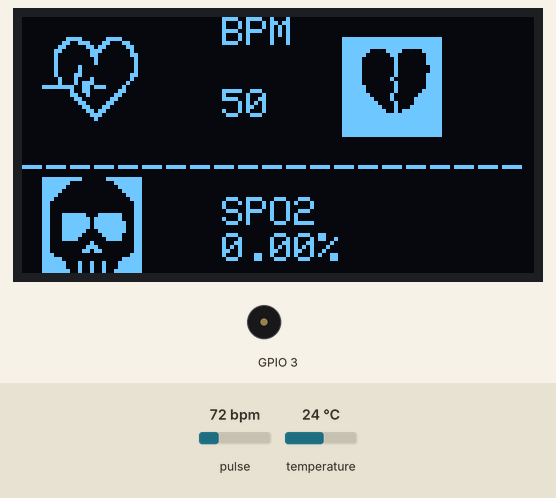
A sketch run on a simulated ESP32. On the bench: 128×64 one-colour display, buzzer (waves = sounding). Inputs (shaded band) come from the test bench; at power-on: pulse 72 bpm, temperature 24 °C. The display library's start-up logo is not drawn; what the sketch prints to the serial monitor is not drawn.

Above: at 6.2 s.
At 7.2 s:
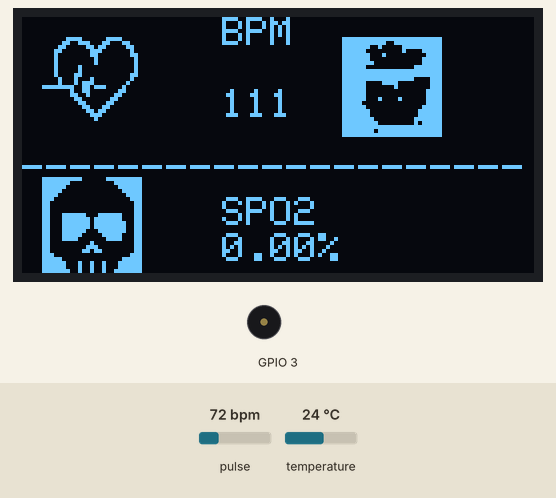
7.3 s: pulse set to 42 bpm
At 9.5 s:
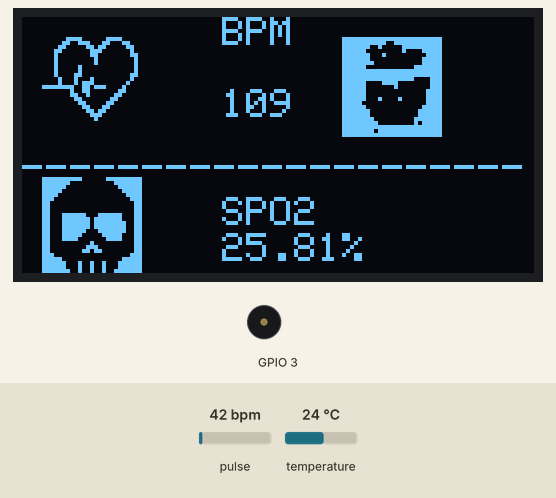
13.7 s: pulse set to 100 bpm
At 14.8 s:
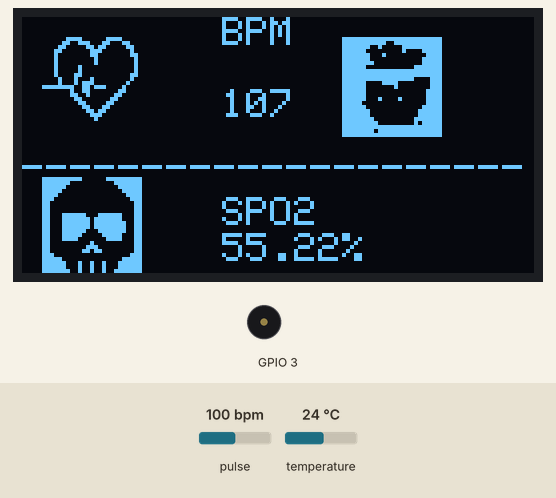
15.7 s: pulse set to 70 bpm
At 17.1 s:
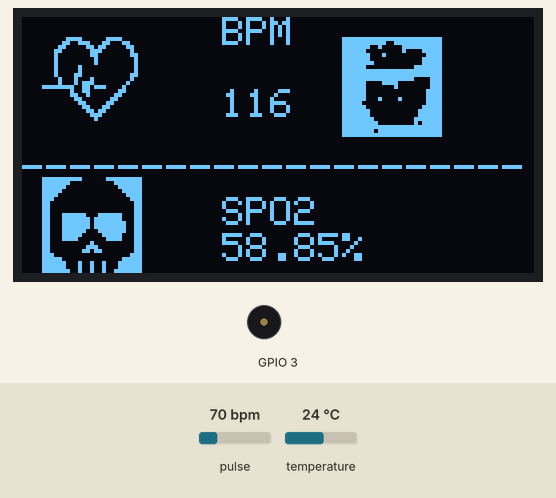
Timing chart, 0 to 18.7 s (numbered marks = the images above; inputs shaded):
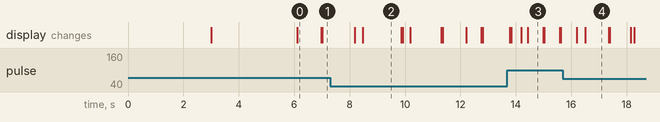

The sketch:

esp32_pulse_oximeter.ino
```cpp
#include <Adafruit_GFX.h>
#include <Adafruit_SSD1306.h>
#include <Wire.h>
#include "MAX30105.h"
#include "heartRate.h"
MAX30105 particleSensor;
#include "spo2.hpp"

const byte RATE_SIZE = 10;
byte rates[RATE_SIZE]={60,60,60,60,60,60,60,60,60,60};
byte rateSpot = 0;
long lastBeat = 0;
float beatsPerMinute;
int beatAvg;
float oxige=0;
int bpmaux=0;
int cr=50;

#define SCREEN_WIDTH 128
#define SCREEN_HEIGHT 64
#define OLED_RESET -1


Adafruit_SSD1306 display(SCREEN_WIDTH, SCREEN_HEIGHT, &Wire, OLED_RESET);

//Figuras

static const unsigned char PROGMEM logo2_bmp[] =
{ 0x03, 0xC0, 0xF0, 0x06, 0x71, 0x8C, 0x0C, 0x1B, 0x06, 0x18, 0x0E, 0x02, 0x10, 0x0C, 0x03, 0x10, //Logo2 and Logo3 are two bmp pictures that display on the OLED if called
0x04, 0x01, 0x10, 0x04, 0x01, 0x10, 0x40, 0x01, 0x10, 0x40, 0x01, 0x10, 0xC0, 0x03, 0x08, 0x88,
0x02, 0x08, 0xB8, 0x04, 0xFF, 0x37, 0x08, 0x01, 0x30, 0x18, 0x01, 0x90, 0x30, 0x00, 0xC0, 0x60,
0x00, 0x60, 0xC0, 0x00, 0x31, 0x80, 0x00, 0x1B, 0x00, 0x00, 0x0E, 0x00, 0x00, 0x04, 0x00, };

static const unsigned char PROGMEM logo3_bmp[] =
{ 0x01, 0xF0, 0x0F, 0x80, 0x06, 0x1C, 0x38, 0x60, 0x18, 0x06, 0x60, 0x18, 0x10, 0x01, 0x80, 0x08,
0x20, 0x01, 0x80, 0x04, 0x40, 0x00, 0x00, 0x02, 0x40, 0x00, 0x00, 0x02, 0xC0, 0x00, 0x08, 0x03,
0x80, 0x00, 0x08, 0x01, 0x80, 0x00, 0x18, 0x01, 0x80, 0x00, 0x1C, 0x01, 0x80, 0x00, 0x14, 0x00,
0x80, 0x00, 0x14, 0x00, 0x80, 0x00, 0x14, 0x00, 0x40, 0x10, 0x12, 0x00, 0x40, 0x10, 0x12, 0x00,
0x7E, 0x1F, 0x23, 0xFE, 0x03, 0x31, 0xA0, 0x04, 0x01, 0xA0, 0xA0, 0x0C, 0x00, 0xA0, 0xA0, 0x08,
0x00, 0x60, 0xE0, 0x10, 0x00, 0x20, 0x60, 0x20, 0x06, 0x00, 0x40, 0x60, 0x03, 0x00, 0x40, 0xC0,
0x01, 0x80, 0x01, 0x80, 0x00, 0xC0, 0x03, 0x00, 0x00, 0x60, 0x06, 0x00, 0x00, 0x30, 0x0C, 0x00,
0x00, 0x08, 0x10, 0x00, 0x00, 0x06, 0x60, 0x00, 0x00, 0x03, 0xC0, 0x00, 0x00, 0x01, 0x80, 0x00 };

static const unsigned char PROGMEM oxicool []= {
  // 'cool, 20x20px
  0xff, 0xff, 0xf0, 0xff, 0xff, 0xf0, 0xff, 0xff, 0xf0, 0xff, 0xff, 0xf0, 0xff, 0xff, 0x30, 0xff,
  0xfc, 0x10, 0xff, 0xf8, 0x00, 0xff, 0xf0, 0x10, 0xff, 0xc0, 0x70, 0xcf, 0x80, 0xf0, 0x83, 0x03,
  0xf0, 0x00, 0x07, 0xf0, 0xc0, 0x0f, 0xf0, 0xe0, 0x3f, 0xf0, 0xf0, 0x7f, 0xf0, 0xfc, 0xff, 0xf0,
  0xff, 0xff, 0xf0, 0xff, 0xff, 0xf0, 0xff, 0xff, 0xf0, 0xff, 0xff, 0xf0
};

static const unsigned char PROGMEM oximaso [] = {
  // 'malito, 25x25px
  0xff, 0xff, 0xff, 0x80, 0xff, 0x00, 0x7f, 0x80, 0xfc, 0x00, 0x1f, 0x80, 0xf8, 0x00, 0x0f, 0x80,
  0xf0, 0x00, 0x07, 0x80, 0xe0, 0x00, 0x03, 0x80, 0xc0, 0x00, 0x01, 0x80, 0xc6, 0x41, 0x31, 0x80,
  0x83, 0xc1, 0xe0, 0x80, 0x83, 0x80, 0xe0, 0x80, 0x83, 0xc1, 0xe0, 0x80, 0x82, 0x41, 0x30, 0x80,
  0x80, 0x00, 0x00, 0x80, 0x80, 0x00, 0x00, 0x80, 0x80, 0x1c, 0x00, 0x80, 0x80, 0x3e, 0x00, 0x80,
  0x80, 0x3f, 0x00, 0x80, 0xc0, 0x7f, 0x01, 0x80, 0xc0, 0x3e, 0x01, 0x80, 0xe0, 0x1c, 0x03, 0x80,
  0xf0, 0x00, 0x07, 0x80, 0xf8, 0x00, 0x0f, 0x80, 0xfc, 0x00, 0x1f, 0x80, 0xff, 0x00, 0x7f, 0x80,
  0xff, 0xff, 0xff, 0x80
};

static const unsigned char PROGMEM oximal [] = {
  0xff, 0xff, 0xff, 0x80, 0xff, 0xff, 0xff, 0x80, 0xff, 0xff, 0xff, 0x80, 0xff, 0xe3, 0xff, 0x80,
  0xff, 0xe3, 0xff, 0x80, 0xff, 0xc1, 0xff, 0x80, 0xff, 0xc9, 0xff, 0x80, 0xff, 0x9c, 0xff, 0x80,
  0xff, 0x1c, 0xff, 0x80, 0xff, 0x36, 0x7f, 0x80, 0xfe, 0x22, 0x3f, 0x80, 0xfe, 0x63, 0x3f, 0x80,
  0xfc, 0x63, 0x1f, 0x80, 0xfc, 0xe3, 0x9f, 0x80, 0xf9, 0xe3, 0xcf, 0x80, 0xf1, 0xe7, 0xc7, 0x80,
  0xf3, 0xf7, 0xe7, 0x80, 0xe3, 0xf7, 0xe3, 0x80, 0xe7, 0xf7, 0xf3, 0x80, 0xcf, 0xf7, 0xf1, 0x80,
  0x80, 0x00, 0x01, 0x80, 0x80, 0x00, 0x00, 0x80, 0xff, 0xff, 0xff, 0x80, 0xff, 0xff, 0xff, 0x80,
  0xff, 0xff, 0xff, 0x80
};

static const unsigned char PROGMEM oximuerto [] = {
    0xff, 0xc0, 0xff, 0x80, 0xfe, 0x00, 0x3f, 0x80, 0xfc, 0x00, 0x1f, 0x80, 0xf8, 0x00, 0x0f, 0x80,
  0xf0, 0x00, 0x07, 0x80, 0xe0, 0x00, 0x03, 0x80, 0xc0, 0x00, 0x01, 0x80, 0xc0, 0x00, 0x01, 0x80,
  0xc0, 0x00, 0x01, 0x80, 0xc7, 0xe3, 0xf1, 0x80, 0xc7, 0xf7, 0xf1, 0x80, 0xc7, 0xf7, 0xf9, 0x80,
  0xc7, 0xf7, 0xf9, 0x80, 0xc7, 0xe3, 0xf9, 0x80, 0xc7, 0xc1, 0xf1, 0x80, 0xc7, 0x80, 0xf1, 0x80,
  0xc0, 0x08, 0x01, 0x80, 0xc0, 0x1c, 0x01, 0x80, 0xc0, 0x36, 0x01, 0x80, 0xe0, 0x00, 0x03, 0x80,
  0xf8, 0x00, 0x0f, 0x80, 0xfc, 0x49, 0x1f, 0x80, 0xfc, 0x49, 0x1f, 0x80, 0xfe, 0x49, 0x3f, 0x80,
  0xff, 0xc9, 0xff, 0x80
};

static const unsigned char PROGMEM oxihiper [] = {
 0xff, 0xff, 0xff, 0x80, 0xff, 0xfe, 0x7f, 0x80, 0xff, 0xf0, 0x0f, 0x80, 0xf8, 0xcc, 0x03, 0x80,
 0xe0, 0x98, 0x01, 0x80, 0xc1, 0xb0, 0x01, 0x80, 0x91, 0x20, 0x00, 0x80, 0xa1, 0x60, 0x00, 0x80,
  0xa3, 0x00, 0x00, 0x80, 0x62, 0x00, 0x00, 0x00, 0x62, 0x00, 0x00, 0x00, 0x82, 0x00, 0x00, 0x00,
  0x82, 0x00, 0x00, 0x80, 0x83, 0x00, 0x00, 0x80, 0xc1, 0x00, 0x01, 0x80, 0xc1, 0x00, 0x01, 0x80,
  0xe0, 0x80, 0x03, 0x80, 0xf0, 0x80, 0x07, 0x80, 0xf8, 0x40, 0x0f, 0x80, 0xfe, 0x60, 0x1f, 0x80,
  0xff, 0xf0, 0x7f, 0x80, 0xff, 0xf3, 0xff, 0x80, 0xff, 0xf3, 0xff, 0x80, 0xff, 0xff, 0xff, 0x80,
  0xff, 0xff, 0xff, 0x80
};

static const unsigned char PROGMEM corazonroto [] = {
 0xff, 0xff, 0xff, 0x80, 0xff, 0xff, 0xff, 0x80, 0xff, 0xff, 0xff, 0x80, 0xfe, 0x1e, 0x0f, 0x80,
 0xfc, 0x0c, 0x07, 0x80, 0xf8, 0x04, 0x07, 0x80, 0xf8, 0x04, 0x07, 0x80, 0xf8, 0x04, 0x03, 0x80,
  0xf8, 0x04, 0x03, 0x80, 0xf8, 0x04, 0x07, 0x80, 0xf8, 0x08, 0x07, 0x80, 0xf8, 0x04, 0x07, 0x80,
  0xfc, 0x04, 0x07, 0x80, 0xfc, 0x04, 0x0f, 0x80, 0xfe, 0x08, 0x1f, 0x80, 0xff, 0x08, 0x3f, 0x80,
  0xff, 0x84, 0x3f, 0x80, 0xff, 0xc4, 0x7f, 0x80, 0xff, 0xe5, 0xff, 0x80, 0xff, 0xff, 0xff, 0x80,
  0xff, 0xff, 0xff, 0x80, 0xff, 0xff, 0xff, 0x80, 0xff, 0xff, 0xff, 0x80, 0xff, 0xff, 0xff, 0x80,
  0xff, 0xff, 0xff, 0x80
};

static const unsigned char PROGMEM corazonbien [] = {
 0xff, 0xff, 0xff, 0x80, 0xff, 0xff, 0xff, 0x80, 0xff, 0xff, 0xff, 0x80, 0xfc, 0x7e, 0x3f, 0x80,
 0xf8, 0x1c, 0x0f, 0x80, 0xf0, 0x08, 0x07, 0x80, 0xf0, 0x00, 0x07, 0x80, 0xe0, 0x00, 0x07, 0x80,
  0xe0, 0x00, 0x07, 0x80, 0xe0, 0x00, 0x07, 0x80, 0xf0, 0x00, 0x07, 0x80, 0xf0, 0x00, 0x07, 0x80,
  0xf0, 0x00, 0x0f, 0x80, 0xf8, 0x00, 0x0f, 0x80, 0xfc, 0x00, 0x1f, 0x80, 0xfc, 0x00, 0x3f, 0x80,
  0xfe, 0x00, 0x7f, 0x80, 0xff, 0x00, 0xff, 0x80, 0xff, 0x81, 0xff, 0x80, 0xff, 0xc3, 0xff, 0x80,
  0xff, 0xf7, 0xff, 0x80, 0xff, 0xff, 0xff, 0x80, 0xff, 0xff, 0xff, 0x80, 0xff, 0xff, 0xff, 0x80,
  0xff, 0xff, 0xff, 0x80
};

static const unsigned char PROGMEM corazonhiper [] = {
 0xff, 0xff, 0xff, 0x80, 0xff, 0xe7, 0xff, 0x80, 0xfe, 0x41, 0xff, 0x80, 0xfc, 0x01, 0x0f, 0x80,
 0xfe, 0x20, 0x07, 0x80, 0xfe, 0x00, 0x0f, 0x80, 0xff, 0x00, 0x0f, 0x80, 0xfc, 0x00, 0x3f, 0x80,
  0xff, 0xff, 0xff, 0x80, 0xff, 0xff, 0xff, 0x80, 0xff, 0xff, 0xc3, 0x80, 0xfc, 0x3c, 0x03, 0x80,
  0xfc, 0x04, 0x03, 0x80, 0xfc, 0x00, 0x07, 0x80, 0xfc, 0x00, 0x07, 0x80, 0xfc, 0x42, 0x07, 0x80,
  0xf8, 0x00, 0x07, 0x80, 0xfc, 0x00, 0x0f, 0x80, 0xfe, 0x00, 0x1f, 0x80, 0xfe, 0x00, 0x1f, 0x80,
  0xff, 0x00, 0x3f, 0x80, 0xff, 0x80, 0x2f, 0x80, 0xff, 0xff, 0xff, 0x80, 0xff, 0x7f, 0xff, 0x80,
  0xff, 0xff, 0xff, 0x80
};


static const unsigned char PROGMEM arritmia [] = {
 0xfe, 0xff, 0xdf, 0x80, 0xe8, 0xff, 0x8b, 0x80, 0xf0, 0xff, 0x87, 0x80, 0xf0, 0x3f, 0x87, 0x80,
 0xf0, 0xff, 0xc7, 0x80, 0xf1, 0xff, 0xe3, 0x80, 0xf3, 0xff, 0xe3, 0x80, 0xe3, 0x01, 0xf1, 0x80,
  0xc6, 0x01, 0xf1, 0x80, 0xc6, 0x01, 0xf8, 0x80, 0x8c, 0x01, 0xf8, 0x80, 0x0c, 0x01, 0xf8, 0x00,
  0x08, 0x01, 0xf8, 0x00, 0x18, 0x01, 0xf8, 0x00, 0x08, 0x01, 0xf0, 0x00, 0x00, 0x01, 0xe0, 0x00,
  0x00, 0x00, 0x00, 0x80, 0x80, 0x00, 0x00, 0x80, 0x80, 0x00, 0x01, 0x80, 0xc0, 0x00, 0x03, 0x80,
  0xe0, 0x00, 0x03, 0x80, 0xe0, 0x00, 0x07, 0x80, 0xf0, 0x00, 0x1f, 0x80, 0xf0, 0x00, 0x1f, 0x80,
  0xf0, 0x00, 0x1f, 0x80
};


void setup() {


   Serial.begin(115200);
  Serial.setDebugOutput(true);
  Serial.println();

  Serial.println("Running...");
  delay(3000);
  byte ledBrightness = 0x7F; //Options: 0=Off to 255=50mA
  byte sampleAverage = 4; //Options: 1, 2, 4, 8, 16, 32
  byte ledMode       = 2; //Options: 1 = Red only, 2 = Red + IR, 3 = Red + IR + Green
  //Options: 1 = IR only, 2 = Red + IR on MH-ET LIVE MAX30102 board
  int sampleRate     = 200; //Options: 50, 100, 200, 400, 800, 1000, 1600, 3200
  int pulseWidth     = 411; //Options: 69, 118, 215, 411
  int adcRange       = 16384; //Options: 2048, 4096, 8192, 16384
  display.begin(SSD1306_SWITCHCAPVCC, 0x3C);
  display.display();
  delay(3000);

  //Configurando e inicializando sensor
   while (!particleSensor.begin(Wire, I2C_SPEED_FAST)) //Use default I2C port, 400kHz speed
  {
    Serial.println("MAX30102 was not found. Please check wiring/power/solder jumper at MH-ET LIVE MAX30102 board. ");
    //while (1);
  }

  // Set up the wanted parameters
  particleSensor.setup(ledBrightness, sampleAverage, ledMode, sampleRate, pulseWidth, adcRange); //Configure sensor with these settings

  particleSensor.enableDIETEMPRDY();
}


void loop() {
  //Envio del valor de BPM a puerto serial
Serial.println(particleSensor.getIR());
/*if(abs(beatAvg-bpmaux)>20){
  display.drawBitmap(100, 5, arritmia, 25, 25, WHITE);
}
else{
display.fillRect(100, 5, 25, 25, WHITE);

}*/
long irValue = particleSensor.getIR(); //Reading the IR value it will permit us to know if there's a finger on the sensor or not
//Also detecting a heartbeat
if(irValue > 7000){ //If a finger is detected
display.clearDisplay(); //Clear the display
display.drawBitmap(5, 5, logo2_bmp, 24, 21, WHITE); //Draw the first bmp picture (little heart)
//Inician condicionales de nivel de spo2
if (oxige>100){
  display.drawBitmap(5, 40, oxihiper, 25, 25, WHITE);
}
else if (oxige>95 && oxige<100){
display.drawBitmap(5, 40, oxicool, 20, 20, WHITE);
}
else if (oxige<95 && oxige>90) {
  display.drawBitmap(5, 40, oximaso, 25, 25, WHITE);
}
else if (oxige<90 && oxige>75) {
  display.drawBitmap(5, 40, oximal, 25, 25, WHITE);
}
else{
  display.drawBitmap(5, 40, oximuerto, 25, 25, WHITE);
}
//Inician condicionales de sistema de alerta de oxigenacion
if (beatAvg+cr<60){
  display.drawBitmap(80, 5, corazonroto, 25, 25, WHITE);
}
else if(beatAvg+cr>60 && beatAvg+cr<100){
  display.drawBitmap(80, 5, corazonbien, 25, 25, WHITE);
}
else if (beatAvg+cr>100){
  display.drawBitmap(80, 5, corazonhiper, 25, 25, WHITE);
}


display.setTextSize(1.5); //Near it display the average BPM you can display the BPM if you want
display.setTextColor(WHITE);
display.setCursor(50,0);
display.println("BPM");
display.setCursor(50,18);
display.println(beatAvg+cr);
display.println();
display.println("---------------------");
//Parte oxigenacion
display.setCursor(50,45);
display.println("SPO2");
display.setCursor(50,54);
display.print(oxige);
display.println("%");
display.display();

if (checkForBeat(irValue) == true) //If a heart beat is detected
{
display.clearDisplay(); //Clear the display
display.drawBitmap(0, 0, logo3_bmp, 32, 32, WHITE); //Draw the second picture (bigger heart)

//Inician condicionales de nivel de spo2
if (oxige>100){
  display.drawBitmap(5, 40, oxihiper, 25, 25, WHITE);
}
else if (oxige>95 && oxige<100){
display.drawBitmap(5, 40, oxicool, 20, 20, WHITE);
}
else if (oxige<95 && oxige>90) {
  display.drawBitmap(5, 40, oximaso, 25, 25, WHITE);
}
else if (oxige<90 && oxige>75) {
  display.drawBitmap(5, 40, oximal, 25, 25, WHITE);
}
else{
  display.drawBitmap(5, 40, oximuerto, 25, 25, WHITE);
}
//Inician condicionales de sistema de alerta de oxigenacion
if (beatAvg+cr<60){
  display.drawBitmap(80, 5, corazonroto, 25, 25, WHITE);
}
else if(beatAvg+cr>60 && beatAvg+cr<100){
  display.drawBitmap(80, 5, corazonbien, 25, 25, WHITE);
}
else if (beatAvg+cr>100){
  display.drawBitmap(80, 5, corazonhiper, 25, 25, WHITE);
}
display.setTextSize(1.5); //And still displays the average BPM
display.setTextColor(WHITE);
display.setCursor(50,0);
display.println("BPM");
display.setCursor(50,18);
display.println(beatAvg+cr);
display.println();
display.println("---------------------");
//Envio del valor de BPM a puerto serial
Serial.println(particleSensor.getIR());
//Parte de oxigenacion
display.setCursor(50,45);
display.println("SPO2");
display.setCursor(50,54);
display.print(oxige);
display.println("%");
display.display();
tone(3,1000); //And tone the buzzer for a 100ms you can reduce it it will be better
//delay(100);
noTone(3); //Deactivate the buzzer to have the effect of a "bip"
//We sensed a beat!
long delta = millis() - lastBeat; //Measure duration between two beats
lastBeat = millis();

beatsPerMinute = 60 / (delta / 1000.0); //Calculating the BPM

if (beatsPerMinute < 255 && beatsPerMinute > 20) //To calculate the average we strore some values (4) then do some math to calculate the average
{
rates[rateSpot++] = (byte)beatsPerMinute; //Store this reading in the array
rateSpot %= RATE_SIZE; //Wrap variable

//Take average of readings
beatAvg = 0;
for (byte x = 0 ; x < RATE_SIZE ; x++)
beatAvg += rates[x];
beatAvg /= RATE_SIZE;
}
}

}
if (irValue < 7000){ //If no finger is detected it inform the user and put the average BPM to 0 or it will be stored for the next measure
beatAvg=0;
display.clearDisplay();
display.setTextSize(2);
display.setTextColor(WHITE);
display.setCursor(20,5);
display.println("Por favor  ");
display.setCursor(20,25);
display.println("colocar");
display.setCursor(20,45);
display.println("dedo :))");
display.display();
noTone(3);
}
oxige=oxi();
bpmaux=beatAvg;
}
```

spo2.hpp
```cpp
// (licence header left out)
double avered2    = 0;
double aveir2     = 0;
double sumirrms  = 0;
double sumredrms = 0;
int    i2         = 0;
int    Num2       = 100;  // calculate SpO2 by this sampling interval
int    Temperature;
int    temp;
float  ESpO2;            // initial value of estimated SpO2
double FSpO2     = 0.7;  // filter factor for estimated SpO2
double frate2     = 0.95; // low pass filter for IR/red LED value to eliminate AC component
#define TIMETOBOOT2 1  // wait for this time(msec) to output SpO2
#define SCALE      88.0  // adjust to display heart beat and SpO2 in the same scale
#define SAMPLING2   100 //25 //5     // if you want to see heart beat more precisely, set SAMPLING to 1
#define FINGER_ON2  30000 // if red signal is lower than this, it indicates your finger is not on the sensor
#define USEFIFO2

float oxi ()
{

  uint32_t ir, red, green;
  double fred, fir;
  double SpO2 = 0; //raw SpO2 before low pass filtered

#ifdef USEFIFO2
  particleSensor.check(); //Check the sensor, read up to 3 samples

  while (particleSensor.available()) {//do we have new data
#ifdef MAX30105
   red = particleSensor.getFIFORed(); //Sparkfun's MAX30105
   ir  = particleSensor.getFIFOIR();  //Sparkfun's MAX30105
#else
   red = particleSensor.getFIFOIR();  //why getFOFOIR output Red data by MAX30102 on MH-ET LIVE breakout board
   ir  = particleSensor.getFIFORed(); //why getFIFORed output IR data by MAX30102 on MH-ET LIVE breakout board
#endif

    i2++;
    fred = (double)red;
    fir  = (double)ir;
    avered2 = avered2 * frate2 + (double)red * (1.0 - frate2); //average red level by low pass filter
    aveir2 = aveir2 * frate2 + (double)ir * (1.0 - frate2); //average IR level by low pass filter
    sumredrms += (fred - avered2) * (fred - avered2); //square sum of alternate component of red level
    sumirrms += (fir - aveir2) * (fir - aveir2);//square sum of alternate component of IR level
    if ((i2 % SAMPLING2) == 0) {//slow down graph plotting speed for arduino Serial plotter by thin out
      if ( millis() > TIMETOBOOT2) {
        float ir_forGraph = (2.0 * fir - aveir2) / aveir2 * SCALE;
        float red_forGraph = (2.0 * fred - avered2) / avered2 * SCALE;
        //truncation for Serial plotter's autoscaling
        if ( ir_forGraph > 100.0) ir_forGraph = 100.0;
        if ( ir_forGraph < 80.0) ir_forGraph = 80.0;
        if ( red_forGraph > 100.0 ) red_forGraph = 100.0;
        if ( red_forGraph < 80.0 ) red_forGraph = 80.0;
        // Print out red and IR sensor reading to serial interface for monitoring...

        float temperature = particleSensor.readTemperatureF();


      }
    }
    if ((i2 % Num2) == 0) {
      double R = (sqrt(sumredrms) / avered2) / (sqrt(sumirrms) / aveir2);
      // Serial.println(R);
      SpO2 = -23.3 * (R - 0.4) + 100; //http://ww1.microchip.com/downloads/jp/AppNotes/00001525B_JP.pdf -- I don't see this directly in the App Note... look here https://github.com/espressif/arduino-esp32/issues/4561
      ESpO2 = FSpO2 * ESpO2 + (1.0 - FSpO2) * SpO2;//low pass filter
      //  Serial.print(SpO2);Serial.print(",");Serial.println(ESpO2);
      sumredrms = 0.0; sumirrms = 0.0; i2 = 0;
      break;
    }
    particleSensor.nextSample(); //We're finished with this sample so move to next sample
   // Serial.println(SpO2);
  }
#endif
return ESpO2;
}
```

Measured:
- what the display in image 0 shows lasts 0.9 s, from 6.1 s to 7.0 s
- what the display in image 2 shows lasts 1.4 s, from 8.5 s to 9.9 s
- what the display in image 3 shows lasts 0.6 s, from 14.4 s to 15.0 s
- what the display in image 4 shows lasts 0.8 s, from 16.5 s to 17.3 s
